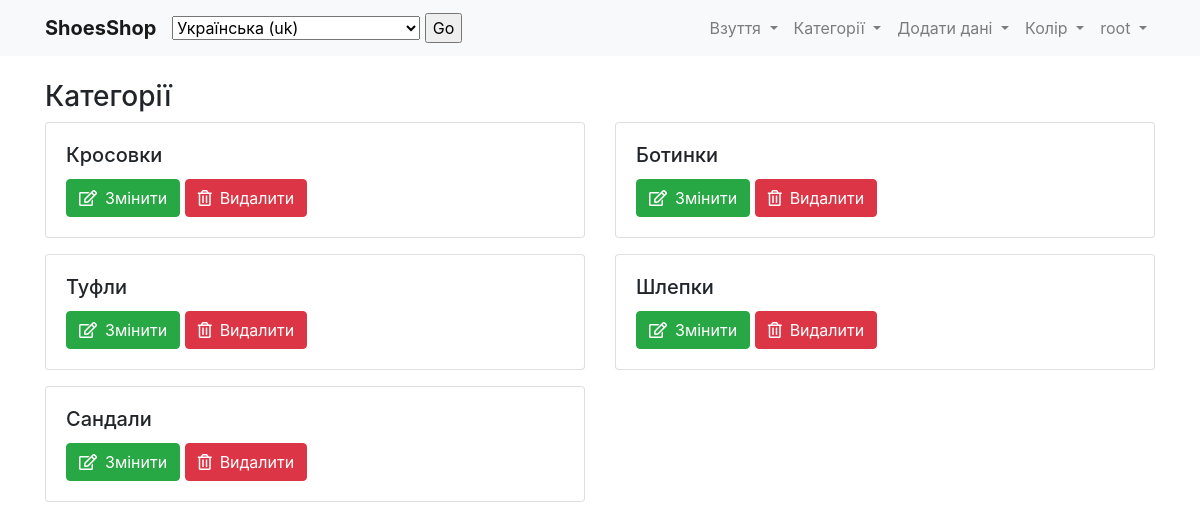
The app's page /categories (signed in) with its own data.
### main/models.py (models this page shows, shortened)
class Category(models.Model):
    name = models.CharField(_('CategoryName'), max_length=100)
    class Meta:
        verbose_name = _('Category')
        verbose_name_plural = _('Categories')

### main/views.py (the view)
# urls.py: path('categories', views.show_categories, name='categories'),
@login_required(login_url='login')
def show_categories(request):
    categories = Category.objects.all()
    page_name = _('Categories')
    entity_delete_name = 'delete-category'
    entity_update_name = 'update-category'
    return render(request, 'main/show.html',
                  {'data': categories, 'page_name': page_name, 'entity_delete_name': entity_delete_name,
                   'entity_update_name': entity_update_name})

### templates/main/show.html (shortened to what this page needs)
{% extends 'main/base-template.html' %}
{% load i18n static %}
{% block content %}
<h3>{{ page_name }}</h3>
{% if data %}
<div class="row">
    {% for item in data %}
    <div class="col-sm-6 mb-3">
        <div class="card">
            <div class="card-body">
                <h5 class="card-title">{{ item.name }}</h5>
                <a href="{% url entity_update_name item.id  %}" class="btn btn-success"><i class="far fa-edit mr-2"></i>{% trans 'Edit' %}</a>
                <form action="{% url entity_delete_name item.id  %}" method="post" class="d-inline">
                    <button type="submit" class="btn btn-danger"><i class="far fa-trash-alt mr-2"></i>{% trans 'Delete' %}</button>
                </form>
            </div>
        </div>
    </div>
    {% endfor%}
</div>
{% else %}
<h3 class="text-center alert alert-danger">{% trans 'DataNotFound' %}</h3>
{% endif %}
{% endblock content %}

### templates/main/base-template.html (shortened to what this page needs)
<!DOCTYPE html>
{% load i18n %}
<html lang="ru">
<head>
    <link rel="stylesheet" href="https://cdn.jsdelivr.net/npm/bootstrap@4.5.3/dist/css/bootstrap.min.css">
    <link rel="stylesheet" href="https://cdnjs.cloudflare.com/ajax/libs/font-awesome/5.15.1/css/all.min.css">
</head>
<body>
<header>
    <nav class="navbar navbar-expand-lg navbar-light bg-light">
        <div class="container">
            <a class="navbar-brand font-weight-bold" href="{% url 'home' %}">ShoesShop</a>
            <div class="collapse navbar-collapse" id="navbarNavDropdown">
                <form action="{% url 'set_language' %}" method="post">{% csrf_token %}
                    <select name="language">
                        {% get_current_language as LANGUAGE_CODE %}
                        {% get_available_languages as LANGUAGES %}
                        {% get_language_info_list for LANGUAGES as languages %}
                        {% for language in languages %}
                        <option value="{{ language.code }}" {% if language.code == LANGUAGE_CODE %} selected{% endif %}>
                            {{ language.name_local }} ({{ language.code }})
                        </option>
                        {% endfor %}
                    </select>
                    <input type="submit" value="Go">
                </form>
                <ul class="navbar-nav ml-auto">
                    <li class="nav-item dropdown">
                        <a class="nav-link dropdown-toggle" href="#" id="dropdownMenuShoes" role="button"
                           data-toggle="dropdown" aria-haspopup="true" aria-expanded="false">
                            {% trans 'Shoes' %}
                        </a>
                    </li>
                    <li class="nav-item dropdown">
                        <a class="nav-link dropdown-toggle" href="#" id="dropdownMenuCategories" role="button"
                           data-toggle="dropdown" aria-haspopup="true" aria-expanded="false">
                            {% trans 'Categories' %}
                        </a>
                    </li>
                    <li class="nav-item dropdown">
                        <a class="nav-link dropdown-toggle" href="#" id="dropdownMenuManufacturers" role="button"
                           data-toggle="dropdown" aria-haspopup="true" aria-expanded="false">
                            {% trans 'AddData' %}
                        </a>
                    </li>
                    <li class="nav-item dropdown">
                        <a class="nav-link dropdown-toggle" href="#" id="dropdownMenuColors" role="button"
                           data-toggle="dropdown" aria-haspopup="true" aria-expanded="false">
                            {% trans 'Color' %}
                        </a>
                    </li>
                    <li class="nav-item dropdown">
                        <a class="nav-link dropdown-toggle" href="#" id="dropdownMenuUser" role="button"
                           data-toggle="dropdown" aria-haspopup="true" aria-expanded="false">
                            {{request.user}}
                        </a>
                    </li>
                </ul>
            </div>
        </div>
    </nav>
</header>
<main class="container mt-4">
    {% block content %}{% endblock content %}
</main>
</body>
</html>

### records on screen
Category: name "Кросовки"
Category: name "Ботинки"
Category: name "Туфли"
Category: name "Шлепки"
Category: name "Сандали"

### other values on screen
{{ request.user }} "root"
{{ page_name }} "Категорії"
form field language "Українська (uk)"
